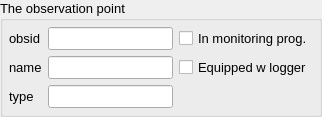
    <widget class="QGroupBox" name="groupBox">
     <property name="font">
      <font>
       <family>Arial</family>
       <pointsize>10</pointsize>
       <kerning>false</kerning>
      </font>
     </property>
     <property name="title">
      <string>The observation point</string>
     </property>
     <layout class="QGridLayout" name="gridLayout_2">
      <property name="margin">
       <number>6</number>
      </property>
      <property name="spacing">
       <number>6</number>
      </property>
      <item row="0" column="0">
       <widget class="QLabel" name="label">
        <property name="enabled">
         <bool>true</bool>
        </property>
        <property name="sizePolicy">
         <sizepolicy hsizetype="Minimum" vsizetype="Fixed">
          <horstretch>0</horstretch>
          <verstretch>0</verstretch>
         </sizepolicy>
        </property>
        <property name="minimumSize">
         <size>
          <width>0</width>
          <height>0</height>
         </size>
        </property>
        <property name="maximumSize">
         <size>
          <width>16777215</width>
          <height>16777215</height>
         </size>
        </property>
        <property name="font">
         <font>
          <family>Arial</family>
          <pointsize>10</pointsize>
         </font>
        </property>
        <property name="layoutDirection">
         <enum>Qt::RightToLeft</enum>
        </property>
        <property name="text">
         <string>obsid</string>
        </property>
        <property name="alignment">
         <set>Qt::AlignLeading|Qt::AlignLeft|Qt::AlignVCenter</set>
        </property>
       </widget>
      </item>
      <item row="0" column="1">
       <widget class="QLineEdit" name="obsid">
        <property name="sizePolicy">
         <sizepolicy hsizetype="Expanding" vsizetype="Fixed">
          <horstretch>0</horstretch>
          <verstretch>0</verstretch>
         </sizepolicy>
        </property>
        <property name="minimumSize">
         <size>
          <width>0</width>
          <height>0</height>
         </size>
        </property>
        <property name="maximumSize">
         <size>
          <width>16777215</width>
          <height>16777215</height>
         </size>
        </property>
        <property name="font">
         <font>
          <family>Arial</family>
          <pointsize>10</pointsize>
         </font>
        </property>
        <property name="toolTip">
         <string>&lt;!DOCTYPE HTML PUBLIC &quot;-//W3C//DTD HTML 4.0//EN&quot; &quot;http://www.w3.org/TR/REC-html40/strict.dtd&quot;&gt;
&lt;html&gt;&lt;head&gt;&lt;meta name=&quot;qrichtext&quot; content=&quot;1&quot; /&gt;&lt;style type=&quot;text/css&quot;&gt;
p, li { white-space: pre-wrap; }
&lt;/style&gt;&lt;/head&gt;&lt;body style=&quot; font-family:'MS Shell Dlg 2'; font-size:8.25pt; font-weight:400; font-style:normal;&quot;&gt;
&lt;p style=&quot; margin-top:0px; margin-bottom:0px; margin-left:0px; margin-right:0px; -qt-block-indent:0; text-indent:0px;&quot;&gt;&lt;span style=&quot; font-size:8pt;&quot;&gt;primary key for the table obs_points&lt;/span&gt;&lt;/p&gt;
&lt;p style=&quot; margin-top:0px; margin-bottom:0px; margin-left:0px; margin-right:0px; -qt-block-indent:0; text-indent:0px;&quot;&gt;&lt;span style=&quot; font-size:8pt;&quot;&gt;must be unique value, avoid national&lt;/span&gt;&lt;/p&gt;
&lt;p style=&quot; margin-top:0px; margin-bottom:0px; margin-left:0px; margin-right:0px; -qt-block-indent:0; text-indent:0px;&quot;&gt;&lt;span style=&quot; font-size:8pt;&quot;&gt;characters, spaces and commas etc &lt;/span&gt;&lt;/p&gt;&lt;/body&gt;&lt;/html&gt;</string>
        </property>
       </widget>
      </item>
      <item row="0" column="2">
       <widget class="QCheckBox" name="wmeas_yn">
        <property name="sizePolicy">
         <sizepolicy hsizetype="Minimum" vsizetype="Fixed">
          <horstretch>0</horstretch>
          <verstretch>0</verstretch>
         </sizepolicy>
        </property>
        <property name="maximumSize">
         <size>
          <width>16777215</width>
          <height>16777215</height>
         </size>
        </property>
        <property name="font">
         <font>
          <family>Arial</family>
          <pointsize>10</pointsize>
         </font>
        </property>
        <property name="toolTip">
         <string>&lt;!DOCTYPE HTML PUBLIC &quot;-//W3C//DTD HTML 4.0//EN&quot; &quot;http://www.w3.org/TR/REC-html40/strict.dtd&quot;&gt;
&lt;html&gt;&lt;head&gt;&lt;meta name=&quot;qrichtext&quot; content=&quot;1&quot; /&gt;&lt;style type=&quot;text/css&quot;&gt;
p, li { white-space: pre-wrap; }
&lt;/style&gt;&lt;/head&gt;&lt;body style=&quot; font-family:'MS Shell Dlg 2'; font-size:8.25pt; font-weight:400; font-style:normal;&quot;&gt;
&lt;p style=&quot; margin-top:0px; margin-bottom:0px; margin-left:0px; margin-right:0px; -qt-block-indent:0; text-indent:0px;&quot;&gt;&lt;span style=&quot; font-size:8pt;&quot;&gt;x corresponds to  '1'&lt;/span&gt;&lt;/p&gt;
&lt;p style=&quot; margin-top:0px; margin-bottom:0px; margin-left:0px; margin-right:0px; -qt-block-indent:0; text-indent:0px;&quot;&gt;&lt;span style=&quot; font-size:8pt;&quot;&gt;in column &amp;quot;wmeas_yn&amp;quot;&lt;/span&gt;&lt;/p&gt;
&lt;p style=&quot;-qt-paragraph-type:empty; margin-top:0px; margin-bottom:0px; margin-left:0px; margin-right:0px; -qt-block-indent:0; text-indent:0px; font-size:8pt;&quot;&gt;&lt;/p&gt;
&lt;p style=&quot; margin-top:0px; margin-bottom:0px; margin-left:0px; margin-right:0px; -qt-block-indent:0; text-indent:0px;&quot;&gt;&lt;span style=&quot; font-size:8pt;&quot;&gt;may be used to keep a log&lt;/span&gt;&lt;/p&gt;
&lt;p style=&quot; margin-top:0px; margin-bottom:0px; margin-left:0px; margin-right:0px; -qt-block-indent:0; text-indent:0px;&quot;&gt;&lt;span style=&quot; font-size:8pt;&quot;&gt;of which obs_points that are&lt;/span&gt;&lt;/p&gt;
&lt;p style=&quot; margin-top:0px; margin-bottom:0px; margin-left:0px; margin-right:0px; -qt-block-indent:0; text-indent:0px;&quot;&gt;&lt;span style=&quot; font-size:8pt;&quot;&gt;included in the monitoring program&lt;/span&gt;&lt;/p&gt;
&lt;p style=&quot; margin-top:0px; margin-bottom:0px; margin-left:0px; margin-right:0px; -qt-block-indent:0; text-indent:0px;&quot;&gt;&lt;span style=&quot; font-size:8pt;&quot;&gt;measurements&lt;/span&gt;&lt;/p&gt;&lt;/body&gt;&lt;/html&gt;</string>
        </property>
        <property name="text">
         <string>In monitoring prog.</string>
        </property>
       </widget>
      </item>
      <item row="1" column="0">
       <widget class="QLabel" name="label_2">
        <property name="enabled">
         <bool>true</bool>
        </property>
        <property name="sizePolicy">
         <sizepolicy hsizetype="Minimum" vsizetype="Fixed">
          <horstretch>0</horstretch>
          <verstretch>0</verstretch>
         </sizepolicy>
        </property>
        <property name="minimumSize">
         <size>
          <width>0</width>
          <height>0</height>
         </size>
        </property>
        <property name="maximumSize">
         <size>
          <width>16777215</width>
          <height>16777215</height>
         </size>
        </property>
        <property name="font">
         <font>
          <family>Arial</family>
          <pointsize>10</pointsize>
         </font>
        </property>
        <property name="layoutDirection">
         <enum>Qt::RightToLeft</enum>
        </property>
        <property name="text">
         <string>name</string>
        </property>
        <property name="alignment">
         <set>Qt::AlignLeading|Qt::AlignLeft|Qt::AlignVCenter</set>
        </property>
       </widget>
      </item>
      <item row="1" column="1">
       <widget class="QLineEdit" name="name">
        <property name="sizePolicy">
         <sizepolicy hsizetype="Expanding" vsizetype="Fixed">
          <horstretch>0</horstretch>
          <verstretch>0</verstretch>
         </sizepolicy>
        </property>
        <property name="minimumSize">
         <size>
          <width>0</width>
          <height>0</height>
         </size>
        </property>
        <property name="maximumSize">
         <size>
          <width>16777215</width>
          <height>16777215</height>
         </size>
        </property>
        <property name="font">
         <font>
          <family>Arial</family>
          <pointsize>10</pointsize>
         </font>
        </property>
        <property name="toolTip">
         <string>&lt;!DOCTYPE HTML PUBLIC &quot;-//W3C//DTD HTML 4.0//EN&quot; &quot;http://www.w3.org/TR/REC-html40/strict.dtd&quot;&gt;
&lt;html&gt;&lt;head&gt;&lt;meta name=&quot;qrichtext&quot; content=&quot;1&quot; /&gt;&lt;style type=&quot;text/css&quot;&gt;
p, li { white-space: pre-wrap; }
&lt;/style&gt;&lt;/head&gt;&lt;body style=&quot; font-family:'MS Shell Dlg 2'; font-size:8.25pt; font-weight:400; font-style:normal;&quot;&gt;
&lt;p style=&quot; margin-top:0px; margin-bottom:0px; margin-left:0px; margin-right:0px; -qt-block-indent:0; text-indent:0px;&quot;&gt;&lt;span style=&quot; font-size:8pt;&quot;&gt;original name as e.g. &amp;quot;Pumping well no 234&amp;quot;&lt;/span&gt;&lt;/p&gt;&lt;/body&gt;&lt;/html&gt;</string>
        </property>
       </widget>
      </item>
      <item row="1" column="2">
       <widget class="QCheckBox" name="wlogg_yn">
        <property name="sizePolicy">
         <sizepolicy hsizetype="Minimum" vsizetype="Fixed">
          <horstretch>0</horstretch>
          <verstretch>0</verstretch>
         </sizepolicy>
        </property>
        <property name="maximumSize">
         <size>
          <width>16777215</width>
          <height>16777215</height>
         </size>
        </property>
        <property name="font">
         <font>
          <family>Arial</family>
          <pointsize>10</pointsize>
         </font>
        </property>
        <property name="toolTip">
         <string>&lt;!DOCTYPE HTML PUBLIC &quot;-//W3C//DTD HTML 4.0//EN&quot; &quot;http://www.w3.org/TR/REC-html40/strict.dtd&quot;&gt;
&lt;html&gt;&lt;head&gt;&lt;meta name=&quot;qrichtext&quot; content=&quot;1&quot; /&gt;&lt;style type=&quot;text/css&quot;&gt;
p, li { white-space: pre-wrap; }
&lt;/style&gt;&lt;/head&gt;&lt;body style=&quot; font-family:'MS Shell Dlg 2'; font-size:8.25pt; font-weight:400; font-style:normal;&quot;&gt;
&lt;p style=&quot; margin-top:0px; margin-bottom:0px; margin-left:0px; margin-right:0px; -qt-block-indent:0; text-indent:0px;&quot;&gt;&lt;span style=&quot; font-size:8pt;&quot;&gt;x corresponds to  '1'&lt;/span&gt;&lt;/p&gt;
&lt;p style=&quot; margin-top:0px; margin-bottom:0px; margin-left:0px; margin-right:0px; -qt-block-indent:0; text-indent:0px;&quot;&gt;&lt;span style=&quot; font-size:8pt;&quot;&gt;in column &amp;quot;wlogg_yn&amp;quot;&lt;/span&gt;&lt;/p&gt;
&lt;p style=&quot;-qt-paragraph-type:empty; margin-top:0px; margin-bottom:0px; margin-left:0px; margin-right:0px; -qt-block-indent:0; text-indent:0px; font-size:8pt;&quot;&gt;&lt;/p&gt;
&lt;p style=&quot; margin-top:0px; margin-bottom:0px; margin-left:0px; margin-right:0px; -qt-block-indent:0; text-indent:0px;&quot;&gt;&lt;span style=&quot; font-size:8pt;&quot;&gt;may be used to keep a log&lt;/span&gt;&lt;/p&gt;
&lt;p style=&quot; margin-top:0px; margin-bottom:0px; margin-left:0px; margin-right:0px; -qt-block-indent:0; text-indent:0px;&quot;&gt;&lt;span style=&quot; font-size:8pt;&quot;&gt;of which obs_points that are&lt;/span&gt;&lt;/p&gt;
&lt;p style=&quot; margin-top:0px; margin-bottom:0px; margin-left:0px; margin-right:0px; -qt-block-indent:0; text-indent:0px;&quot;&gt;&lt;span style=&quot; font-size:8pt;&quot;&gt;equipped with a data logger&lt;/span&gt;&lt;/p&gt;&lt;/body&gt;&lt;/html&gt;</string>
        </property>
        <property name="text">
         <string>Equipped w logger</string>
        </property>
       </widget>
      </item>
      <item row="2" column="0">
       <widget class="QLabel" name="label_4">
        <property name="enabled">
         <bool>true</bool>
        </property>
        <property name="sizePolicy">
         <sizepolicy hsizetype="Minimum" vsizetype="Fixed">
          <horstretch>0</horstretch>
          <verstretch>0</verstretch>
         </sizepolicy>
        </property>
        <property name="minimumSize">
         <size>
          <width>0</width>
          <height>0</height>
         </size>
        </property>
        <property name="maximumSize">
         <size>
          <width>16777215</width>
          <height>16777215</height>
         </size>
        </property>
        <property name="font">
         <font>
          <family>Arial</family>
          <pointsize>10</pointsize>
         </font>
        </property>
        <property name="layoutDirection">
         <enum>Qt::RightToLeft</enum>
        </property>
        <property name="text">
         <string>type</string>
        </property>
        <property name="alignment">
         <set>Qt::AlignLeading|Qt::AlignLeft|Qt::AlignVCenter</set>
        </property>
        <property name="wordWrap">
         <bool>true</bool>
        </property>
       </widget>
      </item>
      <item row="2" column="1">
       <widget class="QLineEdit" name="type">
        <property name="sizePolicy">
         <sizepolicy hsizetype="Expanding" vsizetype="Fixed">
          <horstretch>0</horstretch>
          <verstretch>0</verstretch>
         </sizepolicy>
        </property>
        <property name="minimumSize">
         <size>
          <width>0</width>
          <height>0</height>
         </size>
        </property>
        <property name="maximumSize">
         <size>
          <width>16777215</width>
          <height>16777215</height>
         </size>
        </property>
        <property name="font">
         <font>
          <family>Arial</family>
          <pointsize>10</pointsize>
         </font>
        </property>
        <property name="toolTip">
         <string>&lt;!DOCTYPE HTML PUBLIC &quot;-//W3C//DTD HTML 4.0//EN&quot; &quot;http://www.w3.org/TR/REC-html40/strict.dtd&quot;&gt;
&lt;html&gt;&lt;head&gt;&lt;meta name=&quot;qrichtext&quot; content=&quot;1&quot; /&gt;&lt;style type=&quot;text/css&quot;&gt;
p, li { white-space: pre-wrap; }
&lt;/style&gt;&lt;/head&gt;&lt;body style=&quot; font-family:'MS Shell Dlg 2'; font-size:8.25pt; font-weight:400; font-style:normal;&quot;&gt;
&lt;p style=&quot; margin-top:0px; margin-bottom:0px; margin-left:0px; margin-right:0px; -qt-block-indent:0; text-indent:0px;&quot;&gt;&lt;span style=&quot; font-size:8pt;&quot;&gt;direct push drilling,&lt;/span&gt;&lt;/p&gt;
&lt;p style=&quot; margin-top:0px; margin-bottom:0px; margin-left:0px; margin-right:0px; -qt-block-indent:0; text-indent:0px;&quot;&gt;&lt;span style=&quot; font-size:8pt;&quot;&gt;probing, dug well,&lt;/span&gt;&lt;/p&gt;
&lt;p style=&quot; margin-top:0px; margin-bottom:0px; margin-left:0px; margin-right:0px; -qt-block-indent:0; text-indent:0px;&quot;&gt;&lt;span style=&quot; font-size:8pt;&quot;&gt;water surface etc&lt;/span&gt;&lt;/p&gt;&lt;/body&gt;&lt;/html&gt;</string>
        </property>
        <property name="layoutDirection">
         <enum>Qt::LeftToRight</enum>
        </property>
       </widget>
      </item>
     </layout>
    </widget>
